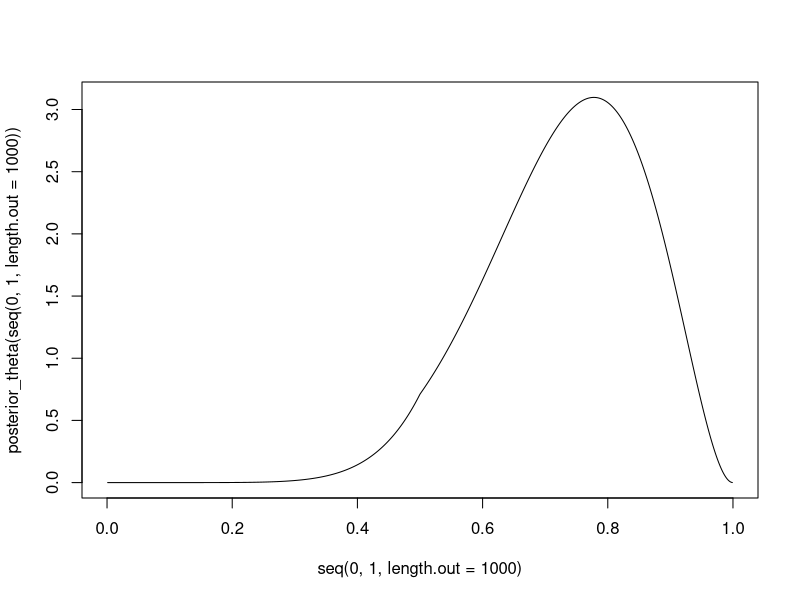

Generate this figure with R:
# He

N <- 10
x <- 8

# Found analytically
prior_theta <- function(theta) {
  (1 - abs(1 - 2 * theta)) / (4 * log(2) * theta * (1-theta))
}


unscaled_x_theta <- function(theta, x = 8, N = 10) {
  dbinom(x, N, theta) * prior_theta(theta)
}

denominator <- integrate(unscaled_x_theta, 0, 1)$value

posterior_theta <- function(theta) {
  unscaled_x_theta(theta) / denominator
}

integrate(posterior_theta, 0, 1)  # Should be 1


plot(seq(0, 1, length.out = 1000), posterior_theta(seq(0, 1, length.out = 1000)), type = 'l')

# Posterior Mean
integrate(function(x) posterior_theta(x) * x, 0, 1)

# Approach 2: Hierarchical strategy ---------------------------------------

upper_k <- 100000

marginal_likelihood2 <- function(k, x = x, N = N) {
  beta(x + k, N - x + k) / beta(k, k)
}

prior2 <- function(k) {
  1 / (2 * log(2) * k * (2*k - 1))
}

w_k <- marginal_likelihood2(1:upper_k, x=x, N = N) * prior2(1:upper_k)

wbar <- w_k / sum(w_k, na.rm = TRUE)
wbar <- wbar[!is.na(wbar)]
n_k <- length(wbar)

mu_k <- (x + 1:n_k) / (N + 2 * 1:n_k)

sum(mu_k * wbar)



# Taking logs, we can do a bit better. The problem is beta(k,k) for large k,
# but we can compute the log of this:

marginal_likelihood2_log <- function(k, x = x, N = N) {
  log_num <- lgamma(x + k) + lgamma(N - x + k) - lgamma(N + 2 * k)
  log_den <- 2 * lgamma(k) - lgamma(2 * k)
  log_ml <- log_num - log_den
  exp(log_ml)
}


w_k <- marginal_likelihood2_log(1:upper_k, x=x, N=N) * prior2(1:upper_k)

wbar <- w_k / sum(w_k, na.rm = TRUE)
wbar <- wbar[!is.na(wbar)]
n_k <- length(wbar)

mu_k <- (x + 1:n_k) / (N + 2 * 1:n_k)

sum(mu_k * wbar)
